Frame 1 (no input): blank canvas, image omitted
Frame 60 (the mouse pressed at the canvas centre just before this capture): blank canvas, image omitted
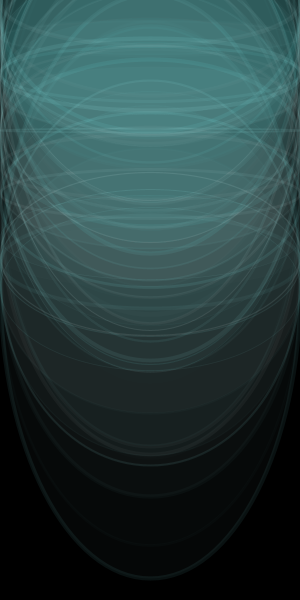
Frame 120 (the mouse held since frame 60 and released just before this capture)

The Processing sketch whose frames 1 and 60 were blank and that drew this single picture after the mouse press (run headless with seeded random() and noise(); from frame 60 on, the mouse is pressed at the canvas centre):

// Processing sketch: processing_20339
// ── processing_20339.pde

void setup() {
 size(300, 600);
 background(0);
 smooth();
 
 colorMode(HSB, 300);
}
 
void draw() {
  stroke(mouseX,random(150),mouseY,random(30));
  strokeWeight(random(5));
  fill(mouseX,random(255),mouseY,random(10));
  ellipse(mouseX,random(300),mouseY,random(600));
  
}
 
void mousePressed() {
  background(0);    
}
